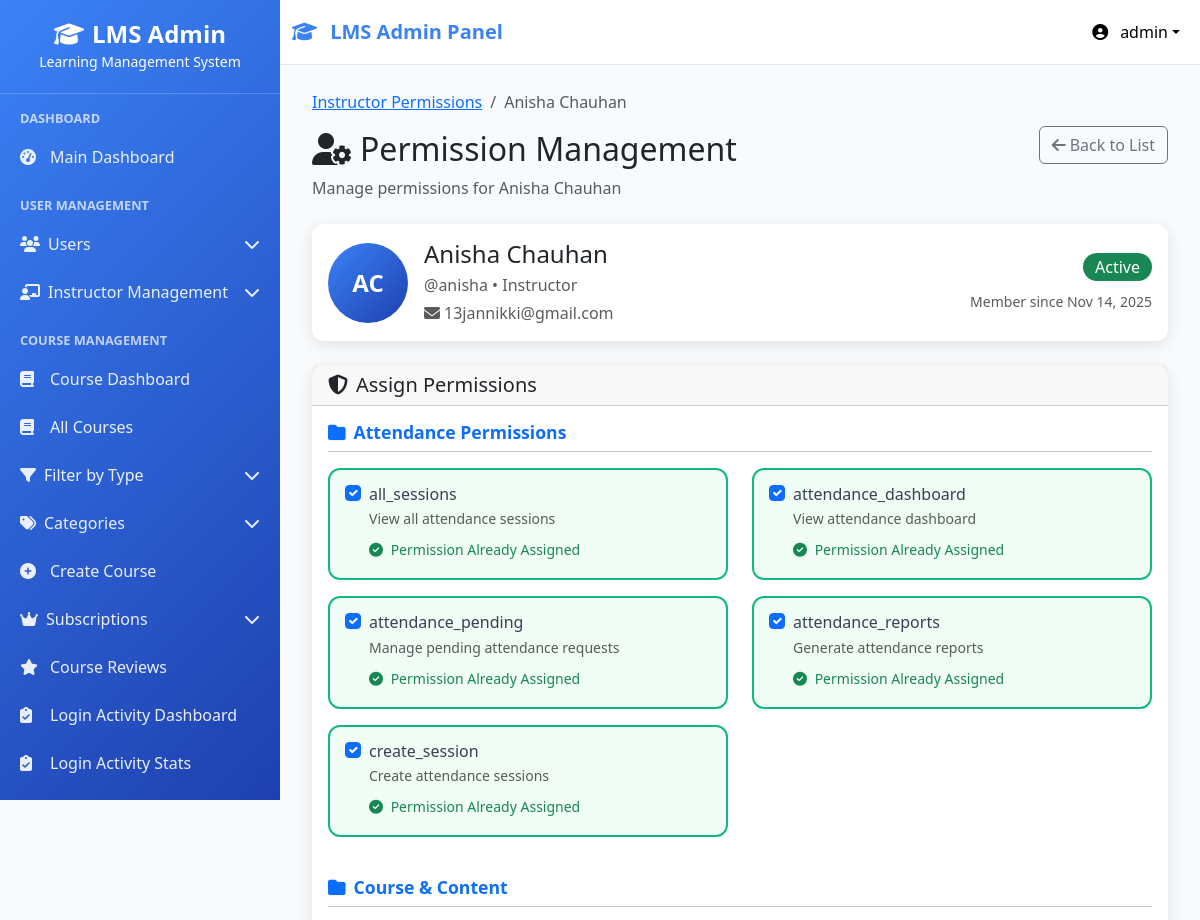
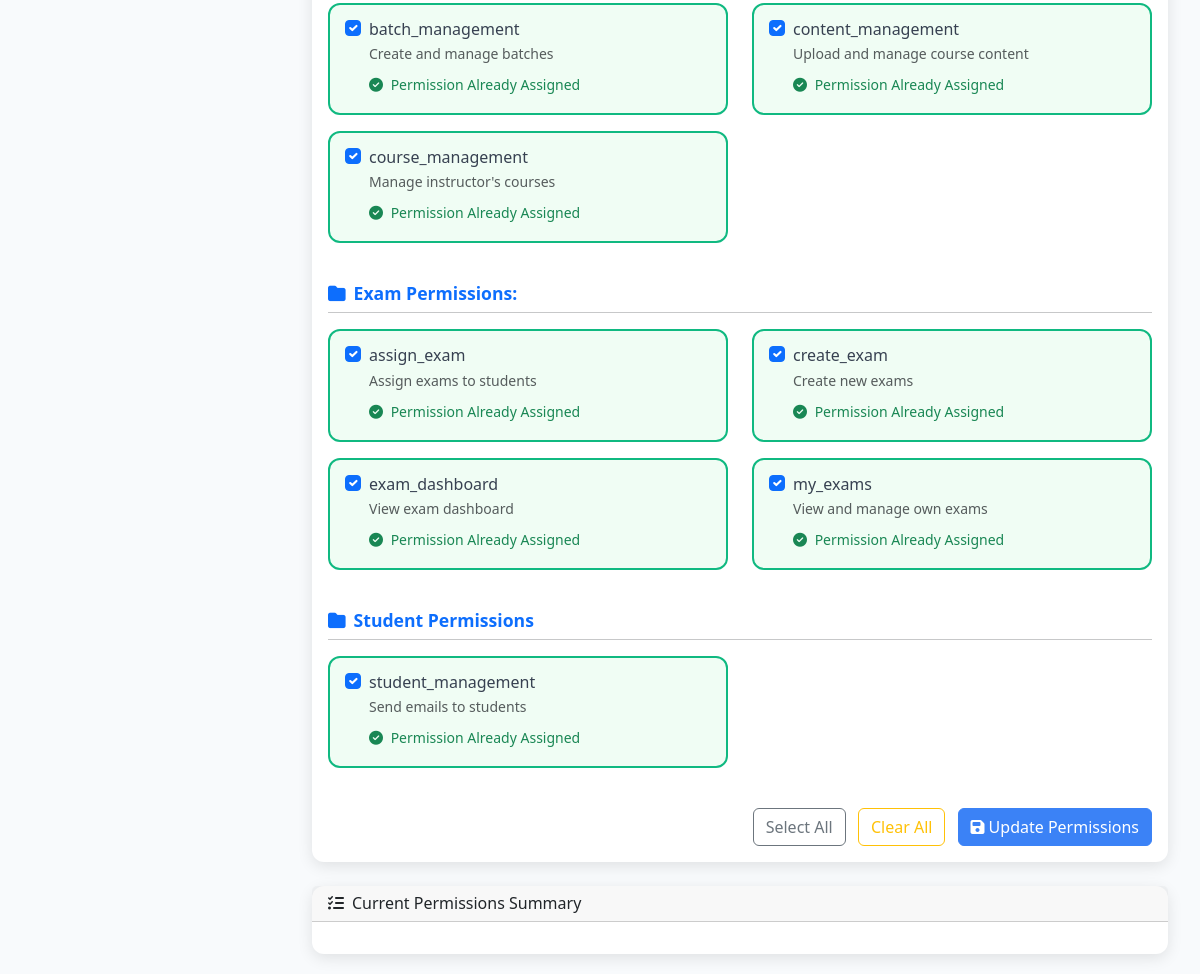
Page /instructors/2/permissions/ (signed in) on the committed database (2 pictures, top to bottom).
### userss/models.py (models this page shows, shortened)
class CustomUser(AbstractUser):
    ROLE_CHOICES = (
    ("superadmin", "Super Admin"),
    ("instructor", "Instructor"),
    ("student", "Student"),
    ("webinar_user", "Webinar User"),  # Add this line
)
    role = models.CharField(max_length=20, choices=ROLE_CHOICES, default="student")
    phone_number = models.CharField(max_length=15, blank=True, null=True)
    profile_picture = models.ImageField(
        upload_to="profile_pics/", blank=True, null=True
    )
    bio = models.TextField(max_length=500, blank=True)
    date_of_birth = models.DateField(blank=True, null=True)
    address = models.TextField(max_length=200, blank=True)
    created_by = models.ForeignKey(
        "self",
        on_delete=models.SET_NULL,
        null=True,
        blank=True,
        related_name="created_users",
    )
    updated_at = models.DateTimeField(auto_now=True)
    def get_full_name(self):
        return f"{self.first_name} {self.last_name}".strip()
    class Meta:
        ordering = ["-date_joined"]
        verbose_name = "User"
        verbose_name_plural = "Users"

class InstructorPermission(models.Model):
    name = models.CharField(max_length=100, unique=True)
    code = models.CharField(max_length=50, unique=True, help_text="Unique code like 'content_management'")
    description = models.TextField(help_text="What this permission allows")
    category = models.CharField(max_length=50, help_text="Category like 'Course Management', 'Email Marketing'")
    is_active = models.BooleanField(default=True)
    created_at = models.DateTimeField(auto_now_add=True)
    created_by = models.ForeignKey(
        CustomUser,
        on_delete=models.SET_NULL,
        null=True,
        limit_choices_to={'role': 'superadmin'}
    )
    class Meta:
        ordering = ['category', 'name']
        verbose_name = "Instructor Permission"
        verbose_name_plural = "Instructor Permissions"

### userss/views.py (the view)
# urls.py: path("instructors/<int:instructor_id>/permissions/", views.instructor_permission_detail, name="instructor_permission_detail"),
@superadmin_required
def instructor_permission_detail(request, instructor_id):
    instructor = get_object_or_404(CustomUser, id=instructor_id, role='instructor')
    instructor_profile, created = InstructorProfile.objects.get_or_create(
        user=instructor,
        defaults={'created_by': request.user}
    )
    all_permissions = InstructorPermission.objects.filter(is_active=True).order_by('category', 'name')
    current_permissions = InstructorPermissionAssignment.objects.filter(
        instructor=instructor_profile,
        is_active=True
    ).select_related('permission')
    current_permission_data = {}
    for assignment in current_permissions:
        current_permission_data[assignment.permission.code] = {
            'assignment': assignment,
            'assigned_date': assignment.assigned_at
        }
    context = {
        'instructor': instructor,
        'instructor_profile': instructor_profile,
        'all_permissions': all_permissions,
        'current_permission_codes': [p.permission.code for p in current_permissions],
        'current_permission_data': current_permission_data,
    }
    return render(request, 'admin/instructor_permission_detail.html', context)

### userss/templates/admin/instructor_permission_detail.html (shortened to what this page needs)
{% extends 'base.html' %}
{% block content %}
<div class="container-fluid">
    <div class="row mb-4">
        <div class="col-12">
            <div class="d-flex justify-content-between align-items-center">
                <div>
                    <nav aria-label="breadcrumb">
                        <ol class="breadcrumb">
                            <li class="breadcrumb-item">
                                <a href="{% url 'manage_instructor_permissions' %}">Instructor Permissions</a>
                            </li>
                            <li class="breadcrumb-item active">{{ instructor.get_full_name }}</li>
                        </ol>
                    </nav>
                    <h2><i class="fas fa-user-cog me-2"></i>Permission Management</h2>
                    <p class="text-muted mb-0">Manage permissions for {{ instructor.get_full_name }}</p>
                </div>
                <div>
                    <a href="{% url 'manage_instructor_permissions' %}" class="btn btn-outline-secondary">
                        <i class="fas fa-arrow-left me-1"></i>Back to List
                    </a>
                </div>
            </div>
        </div>
    </div>
    <div class="row mb-4">
        <div class="col-12">
            <div class="card">
                <div class="card-body">
                    <div class="row align-items-center">
                        <div class="col-md-8">
                            <div class="d-flex align-items-center">
                                <div class="avatar-large me-3">
                                    {% if instructor.profile_picture %}
                                    <img src="{{ instructor.profile_picture.url }}" alt="Profile" class="rounded-circle">
                                    {% else %}
                                    <div class="avatar-circle-large">
                                        {{ instructor.first_name|first }}{{ instructor.last_name|first }}
                                    </div>
                                    {% endif %}
                                </div>
                                <div>
                                    <h4 class="mb-1">{{ instructor.get_full_name|default:instructor.username }}</h4>
                                    <p class="text-muted mb-1">@{{ instructor.username }} • {{ instructor.get_role_display }}</p>
                                    <p class="text-muted mb-0">
                                        <i class="fas fa-envelope me-1"></i>{{ instructor.email }}
                                    </p>
                                </div>
                            </div>
                        </div>
                        <div class="col-md-4 text-end">
                            <div class="mb-2">
                                {% if instructor.is_active %}
                                <span class="badge bg-success fs-6">Active</span>
                                {% else %}
                                <span class="badge bg-danger fs-6">Inactive</span>
                                {% endif %}
                            </div>
                            <small class="text-muted">
                                Member since {{ instructor.date_joined|date:"M d, Y" }}
                            </small>
                        </div>
                    </div>
                </div>
            </div>
        </div>
    </div>
    <div class="row">
        <div class="col-12">
            <div class="card">
                <div class="card-header">
                    <h5 class="mb-0"><i class="fas fa-shield-alt me-2"></i>Assign Permissions</h5>
                </div>
                <div class="card-body">
                    <form method="POST" action="{% url 'update_instructor_permissions' instructor.id %}">
                        {% regroup all_permissions by category as permission_groups %}
                        {% for group in permission_groups %}
                        <div class="permission-category mb-4">
                            <div class="category-header mb-3">
                                <h6 class="text-primary mb-0">
                                    <i class="fas fa-folder me-2"></i>{{ group.grouper }}
                                </h6>
                                <hr class="mt-2 mb-0">
                            </div>
                            <div class="row">
                                {% for permission in group.list %}
                                <div class="col-md-6 mb-3">
                                    <div class="permission-card {% if permission.code in current_permission_codes %}active{% endif %}">
                                        <div class="form-check">
                                            <input class="form-check-input"
                                                   type="checkbox"
                                                   name="permissions"
                                                   value="{{ permission.code }}"
                                                   id="perm_{{ permission.code }}"
                                                   {% if permission.code in current_permission_codes %}checked{% endif %}>
                                            <label class="form-check-label w-100" for="perm_{{ permission.code }}">
                                                <div class="permission-info">
                                                    <h6 class="mb-1">{{ permission.name }}</h6>
                                                    <p class="text-muted mb-0 small">{{ permission.description }}</p>
{% if permission.code in current_permission_codes %}
<div class="permission-status mt-2">
    <small class="text-success">
        <i class="fas fa-check-circle me-1"></i>
        Permission Already Assigned
    </small>
</div>
{% endif %}
                                                </div>
                                            </label>
                                        </div>
                                    </div>
                                </div>
                                {% endfor %}
                            </div>
                        </div>
                        {% endfor %}
                        <div class="text-end mt-4">
                            <button type="button" class="btn btn-outline-secondary me-2" onclick="selectAllPermissions()">
                                Select All
                            </button>
                            <button type="button" class="btn btn-outline-warning me-2" onclick="clearAllPermissions()">
                                Clear All
                            </button>
                            <button type="submit" class="btn btn-primary" onclick="return confirmUpdate()">
                                <i class="fas fa-save me-1"></i>Update Permissions
                            </button>
                        </div>
                    </form>
                </div>
            </div>
        </div>
    </div>
    <div class="row mt-4">
        <div class="col-12">
            <div class="card">
                <div class="card-header">
                    <h6 class="mb-0"><i class="fas fa-list-check me-2"></i>Current Permissions Summary</h6>
                </div>
                <div class="card-body">
                </div>
            </div>
        </div>
    </div>
</div>
{% endblock %}

### userss/templates/base.html (shortened to what this page needs)
<!DOCTYPE html>
<html lang="en">
<head>
    <link href="https://cdnjs.cloudflare.com/ajax/libs/bootstrap/5.3.0/css/bootstrap.min.css" rel="stylesheet">
    <link href="https://cdnjs.cloudflare.com/ajax/libs/font-awesome/6.4.0/css/all.min.css" rel="stylesheet">
</head>
<body>
    <nav class="navbar navbar-expand-lg navbar-light">
        <div class="container-fluid">
            <a class="navbar-brand" href="{% url 'admin_dashboard' %}">
                <i class="fas fa-graduation-cap me-2"></i>
                LMS Admin Panel
            </a>
            <div class="navbar-nav ms-auto">
                <div class="nav-item dropdown">
                    <a class="nav-link dropdown-toggle" href="#" role="button" data-bs-toggle="dropdown"
                        style="color: black !important;">
                        <i class="fas fa-user-circle me-2"></i>
                        {{ user.username|default:"Admin" }}
                    </a>
                </div>
            </div>
        </div>
    </nav>
    <div class="sidebar" id="sidebar">
        <div class="sidebar-header">
            <h4><i class="fas fa-graduation-cap me-2"></i>LMS Admin</h4>
            <small>Learning Management System</small>
        </div>
        <div class="sidebar-content">
            <div class="nav-section">Dashboard</div>
            <a class="nav-link {% if request.resolver_match.url_name == 'admin_dashboard' %}active{% endif %}"
                href="{% url 'admin_dashboard' %}">
                <i class="fas fa-tachometer-alt"></i>
                Main Dashboard
            </a>
            <div class="nav-section">User Management</div>
            <div class="submenu" data-submenu="users">
                <div class="submenu-toggle">
                    <span><i class="fas fa-users me-2"></i>Users</span>
                    <i class="fas fa-chevron-down"></i>
                </div>
            </div>
            <div class="submenu" data-submenu="instructor-management">
                <div class="submenu-toggle">
                    <span><i class="fas fa-chalkboard-teacher me-2"></i>Instructor Management</span>
                    <i class="fas fa-chevron-down"></i>
                </div>
            </div>
            <div class="nav-section">Course Management</div>
            <a class="nav-link {% if 'course_dashboard' in request.resolver_match.url_name %}active{% endif %}"
                href="{% url 'courses:course_dashboard' %}">
                <i class="fas fa-book"></i>
                Course Dashboard
            </a>
            <a class="nav-link {% if 'manage_courses' in request.resolver_match.url_name %}active{% endif %}"
                href="{% url 'courses:manage_courses' %}">
                <i class="fas fa-book"></i>
                All Courses
            </a>
            <div class="submenu" data-submenu="course-types">
                <div class="submenu-toggle">
                    <span><i class="fas fa-filter me-2"></i>Filter by Type</span>
                    <i class="fas fa-chevron-down"></i>
                </div>
            </div>
            <div class="submenu" data-submenu="categories">
                <div class="submenu-toggle">
                    <span><i class="fas fa-tags me-2"></i>Categories</span>
                    <i class="fas fa-chevron-down"></i>
                </div>
            </div>
            <a class="nav-link {% if 'create_course' in request.resolver_match.url_name %}active{% endif %}"
                href="{% url 'courses:create_course' %}">
                <i class="fas fa-plus-circle"></i>
                Create Course
            </a>
            {% if request.user.role == 'superadmin' %}
            <div class="submenu" data-submenu="subscriptions">
                <div class="submenu-toggle">
                    <span><i class="fas fa-crown me-2"></i>Subscriptions</span>
                    <i class="fas fa-chevron-down"></i>
                </div>
            </div>
            {% endif %}
            {% if request.user.role in 'superadmin,instructor' %}
            <a class="nav-link {% if 'course_reviews' in request.resolver_match.url_name %}active{% endif %}"
                href="{% url 'courses:course_reviews' %}">
                <i class="fas fa-star"></i>
                Course Reviews
            </a>
            {% endif %}
            {% if request.user.role == 'superadmin' %}
            <a class="nav-link {% if 'attendance_dashboard' in request.resolver_match.url_name %}active{% endif %}"
                href="{% url 'courses:attendance_dashboard' %}">
                <i class="fas fa-clipboard-check"></i>
                Login Activity Dashboard
            </a>
            <a class="nav-link {% if 'attendance_status' in request.resolver_match.url_name %}active{% endif %}"
                href="{% url 'courses:attendance_status' %}">
                <i class="fas fa-clipboard-check"></i>
                Login Activity Stats
            </a>
            {% endif %}
            <div class="submenu" data-submenu="batches">
                <div class="submenu-toggle">
                </div>
            </div>
        </div>
    </div>
    <div class="main-content">
        {% block content %}
        {% endblock %}
    </div>
</body>
</html>

### rows in the picture
CustomUser: username "admin"
CustomUser: get_full_name "Anisha Chauhan", first_name|first "A", last_name|first "C", username "anisha", role "Instructor", email "13jannikki@gmail.com", date_joined "Nov 14, 2025"
InstructorPermission: grouper "Attendance Permissions", code "☑", name "all_sessions", description "View all attendance sessions", shows "Permission Already Assigned"
InstructorPermission: code "☑", name "attendance_dashboard", description "View attendance dashboard", shows "Permission Already Assigned"
InstructorPermission: code "☑", name "attendance_pending", description "Manage pending attendance requests", shows "Permission Already Assigned"
InstructorPermission: code "☑", name "attendance_reports", description "Generate attendance reports", shows "Permission Already Assigned"
InstructorPermission: code "☑", name "create_session", description "Create attendance sessions", shows "Permission Already Assigned"
InstructorPermission: grouper "Course & Content", code "☑", name "batch_management", description "Create and manage batches", shows "Permission Already Assigned"
InstructorPermission: code "☑", name "content_management", description "Upload and manage course content", shows "Permission Already Assigned"
InstructorPermission: code "☑", name "course_management", description "Manage instructor's courses", shows "Permission Already Assigned"
InstructorPermission: grouper "Exam Permissions:", code "☑", name "assign_exam", description "Assign exams to students", shows "Permission Already Assigned"
InstructorPermission: code "☑", name "create_exam", description "Create new exams", shows "Permission Already Assigned"
InstructorPermission: code "☑", name "exam_dashboard", description "View exam dashboard", shows "Permission Already Assigned"
InstructorPermission: code "☑", name "my_exams", description "View and manage own exams", shows "Permission Already Assigned"
InstructorPermission: grouper "Student Permissions", code "☑", name "student_management", description "Send emails to students", shows "Permission Already Assigned"
